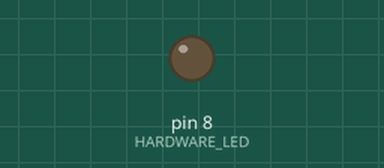
Recording of a sketch running on a simulated Arduino Uno, built with avr-gcc and run on an emulated ATmega328P. Parts: output pins drawn as LEDs (lit = HIGH).

Above: at 0.45 s.
At 37.9 s:
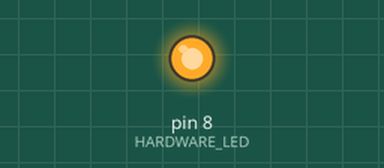
Timing chart, 0 to 39.4 s (numbered marks = the images above):
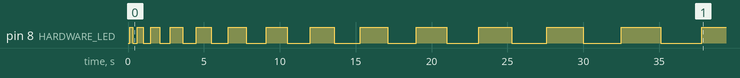

Measured:
- by itself, pin 8 (HARDWARE_LED): LOW → HIGH at 0.10 s, → LOW 0.20 s later, → HIGH 0.30 s later, → LOW 0.40 s later, … (27 changes in this stretch)

The sketch:

1_incremental_blink.ino
```cpp
static constexpr const uint8_t HARDWARE_LED = 8;
static constexpr const uint8_t DELAY_RATE = 100;
static constexpr const uint16_t MAX_DELAY = 3000;

static uint8_t hardwareLedState = HIGH;
static uint8_t hardwareLedDelayCounter = 1;

void setup() {
  pinMode(HARDWARE_LED, OUTPUT);
  digitalWrite(HARDWARE_LED, HIGH);
}

void loop() {
  uint16_t delayValue = DELAY_RATE * hardwareLedDelayCounter;
  ++hardwareLedDelayCounter;
  if (delayValue > MAX_DELAY) {
    delayValue = DELAY_RATE;
    hardwareLedDelayCounter = 1;
    hardwareLedState = HIGH;
  }

  hardwareLedState ^= 1;
  digitalWrite(HARDWARE_LED, hardwareLedState);
  delay(delayValue);
}
```
